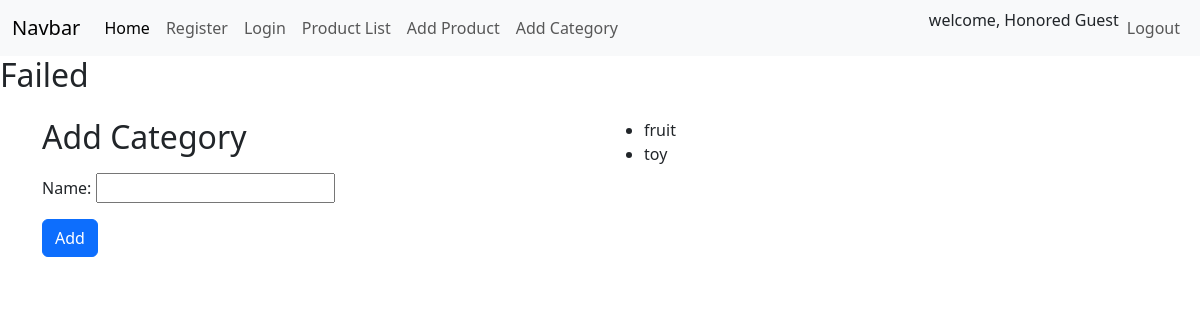
Before: /addcat with the older database file.
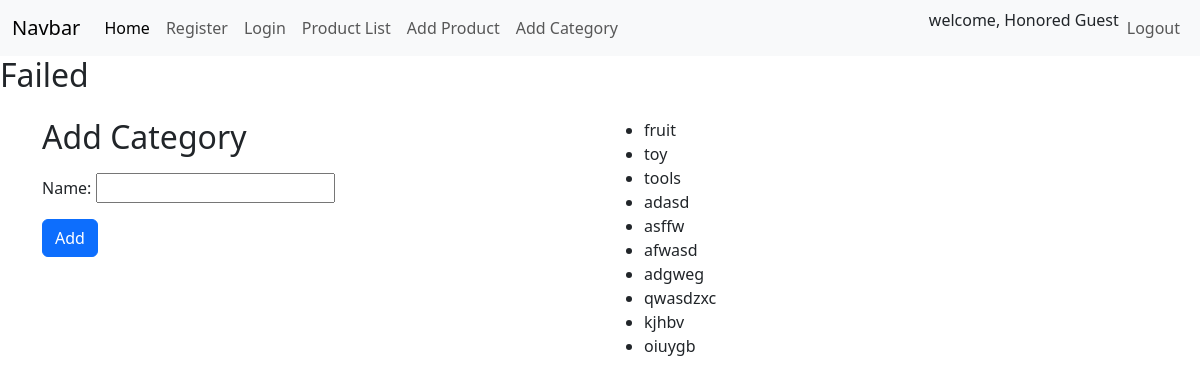
After: the same page with the newer database file.
### products/models.py (models this page shows, shortened)
class category(models.Model):
    name=models.CharField(max_length=50)

### products/views.py (the view, shortened to what this page needs)
# urls.py: path('addcat',AddCategory.as_view(),name='addcat'),
class AddCategory(View):
    def get(self,request):
        form=forms.AddCat()
        return render(request,'addcat.html',context={'category': category.objects.all(),'form': form})

### products/forms.py
class AddCat(forms.Form):
    name=forms.CharField(max_length=50)

### products/templates/addcat.html
{% extends 'base.html' %} {% load static %} {% block content %}
{% if success %}
<h2>Added successfully</h2>
{%else%}
<h2>Failed</h2>
{% endif %}
<div class="container mt-4">
  <div class="row">
    <div class="col-6">
      <h2>Add Category</h2>
      <form method="post" enctype="multipart/form-data" class="mt-3">
        {% csrf_token %} {{ form.as_p }}
        <button type="submit" class="btn btn-primary">Add</button>
      </form>
    </div>
    <div class="col-6">
      <ul>
        {%for cat in category%}
        <li>{{cat.name}}</li>
        {%endfor%}
      </ul>
    </div>
  </div>
</div>
{% endblock %}

### templates/base.html (shortened to what this page needs)
{% load static %}
<!DOCTYPE html>
<html lang="en">
  <head>
    <link
      href="https://cdn.jsdelivr.net/npm/bootstrap@5.3.6/dist/css/bootstrap.min.css"
      rel="stylesheet"
    />
  </head>
  <body>
    <nav class="navbar navbar-expand-lg bg-body-tertiary">
      <div class="container-fluid">
        <a class="navbar-brand" href="#">Navbar</a>
        <div class="collapse navbar-collapse" id="navbarNav">
          <ul class="navbar-nav me-auto">
            <li class="nav-item">
              <a class="nav-link active" href="{% url 'home' %}">Home</a>
            </li>
            <li class="nav-item">
              <a class="nav-link" href="{% url 'regform' %}">Register</a>
            </li>
            <li class="nav-item">
              <a class="nav-link" href="{% url 'loginform' %}">Login</a>
            </li>
            <li class="nav-item">
              <a class="nav-link" href="{% url 'p_list' %}">Product List</a>
            </li>
            <li class="nav-item">
              <a class="nav-link" href="{% url 'addproduct' %}">Add Product</a>
            </li>
            <li class="nav-item">
              <a class="nav-link" href="{% url 'addcat' %}">Add Category</a>
            </li>
          </ul>
          {% if user.is_authenticated %}
          <p class="mx-1">Welcome back {{ user.username }}</p>
          {% else %}
          <p>welcome, Honored Guest</p>
          {% endif %}
          <ul class="navbar-nav">
            <li class="nav-item">
              <a class="nav-link" href="{% url 'logout' %}">Logout</a>
            </li>
          </ul>
        </div>
      </div>
    </nav>
    {% block content %} {% endblock content %}
  </body>
</html>

Changed rows visible on the page:
added category: name "tools"
added category: name "adasd"
added category: name "asffw"
added category: name "afwasd"
added category: name "adgweg"
added category: name "qwasdzxc"
added category: name "kjhbv"
added category: name "oiuygb"
